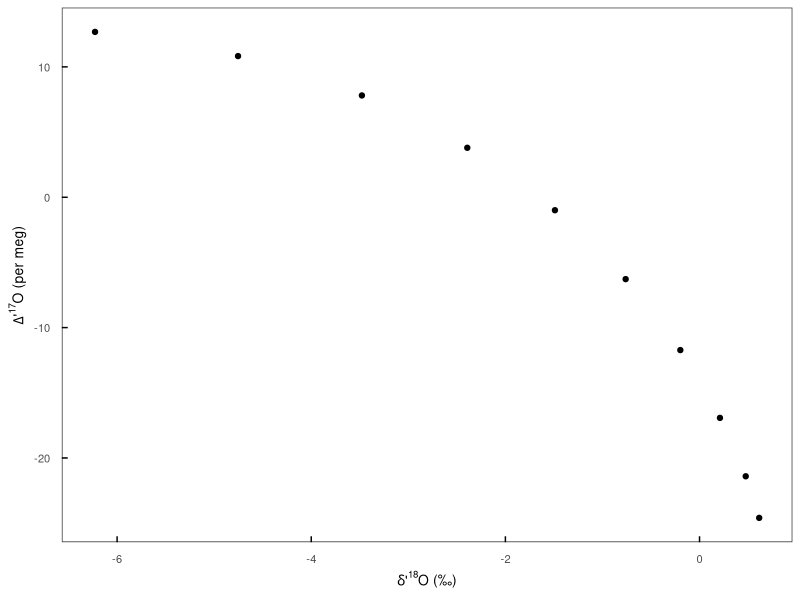
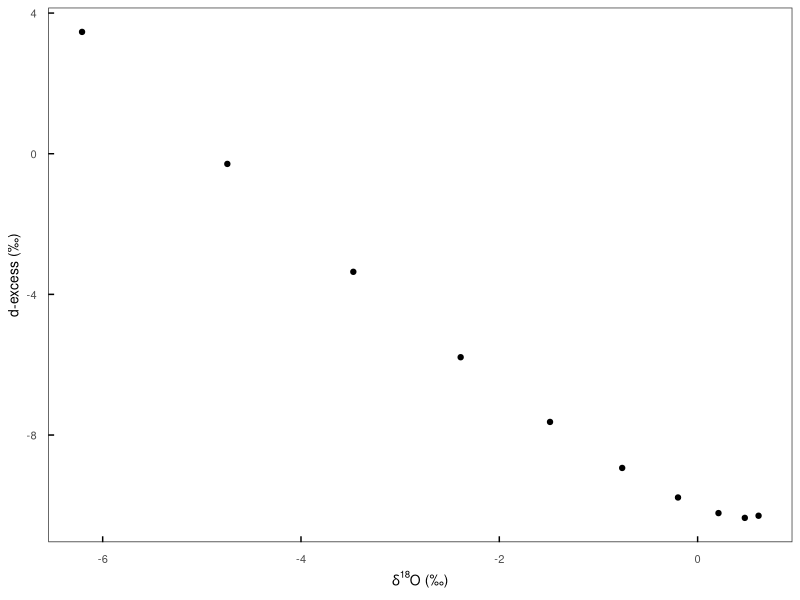
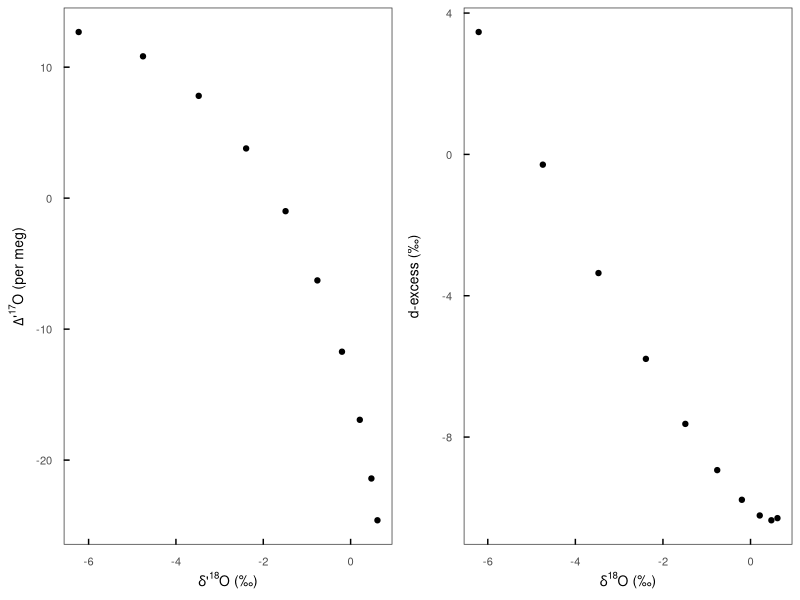

R code for these plots, in order:

########################### Supplement 6. R script that calculates and plots oxygen and hydrogen isotope fractionation during pan evaporation ###########################
# 
# Triple oxygen isotopes in the water cycle
# Author: Phoebe Aron
# Contact Phoebe Aron (paron@umich.edu) or Naomi Levin (nelevin@umich.edu) with questions and comments
# 

#   This script calculates d18O, d17O, Dp17O, d2H, d-excess of water in isolated water bodies (pan evaporation). 
#   These calculations are based on Equations 11-13 in Aron et al. 2020.

#   This script generates two plots, dp18O vs. Dp17O and d18O vs d-excess, during pan evaporation.


## --------------------- User Setup --------------------- #

# required packages
  library(ggplot2)
  library(ggpubr)

# environmental conditions 
  temp <- 15 # air temperature (deg C)
  rh <- 0.7 # define humidity above the ocean, normalized to the ocean temperature (%)

# % liquid remaining   
  remaining_f <- seq(0.1,1,.1) # % of evaporating water body that remains as liquid (assuming pan evaporation)

# constants
  w <- 0.2 # turbulence factor (1 - pure diffusion, 0 - pure turbulence)
  lambda_ref <- 0.528   # lambda_ref. Luz and Barkan, 2010

# initial liquid water isotope values (delta values, not delta prime!)
  ini_l_18O <- -6.208 # initial liquid d18O (per mil), DI from North University Building, Ann Arbor, MI
  ini_l_17O <- -3.270 # initial liquid d17O (per mil), DI from North University Building, Ann Arbor, MI
  ini_l_2H <- -46.2 # initial liquid d2H (per mil), DI from North University Building, Ann Arbor, MI

  
## --------------------- Define Constants --------------------- #

# R values from IAEA reference sheet 2006
  R_VSMOW_18O <- 0.0020052 # ratio
  R_VSMOW_17O <- 0.0003799 # ratio
  R_VSMOW_d2H <- 0.00015576 # ratio

  theta_eq <- 0.529 # triple oxygen isotope exponent for equilibrium liquid-vapor fractionation. Barkan and Luz, 2005
  theta_diff <- 0.5185 # triple oxygen isotope exponent for diffusion of water vapor through air. Barkan and Luz, 2007
  diffratio_18 <- 1/0.9723 # oxygen D/D* for diffusion of water vapor through air.  Merlivat, 1978
  diffratio_2 <- 1/0.9755 # hydrogen D/D* for diffusion of water vapor through air. Merlivat, 1978

## --------------------- Calculate Fractionation Factors --------------------- #

#temperature dependent equilibrium fractionation factors, following Majoube, 1971 
  alpha18_eq <- exp(-2.0667 * 10^-3 - 0.4156/(temp+273.15) + (1.137*10^3)/(temp+273.15)^2) # Equilibrium  18O/16O liquid-vapor fractionation factor
  alpha17_eq <- alpha18_eq^theta_eq # Equilibrium 17O/16O liquid-vapor fractionation factor
  alpha2_eq <- exp(52.612*10^-3 - 76.248/(temp+273.15) + (24.844*10^3)/(temp+273.15)^2) # Equilibrium 2H/1H liquid-vapor fractionation factor

# fractionation factors for water vapor diffusing through air, following Passey and Ji, 2019
# Equation calculates alpha diff based on 'w', the ratio of non-fractionating turbulent water vapor transport to fractionating molecular diffusion transport.
  alpha18_diff <- w*diffratio_18+(1-w) 
  alpha17_diff <- alpha18_diff^theta_diff 
  alpha2_diff <- w*diffratio_2+(1-w) 


## --------------------- Calculate Isotopic Compositions as Water Evaporates --------------------- #

# assume that the vapor and unevaporated initial liquid are in isotopic equilibrium!! this is a simplifying assumption, but may not reflect natural conditions. 
 
# d18O
  ini_l_18O_R <- ((ini_l_18O/1000) +1)*R_VSMOW_18O # liquid d18O R (necessary to calculate R_w, Equation 11)
  ini_v_18O <- ((ini_l_18O+1000)/alpha18_eq)-1000 # vapor d18O, per mil (note that this vapor is in isotopic equilibrium with the initial unevaporated water)
  ini_v_18O_R <- ((ini_v_18O/1000) +1)*R_VSMOW_18O # vapor d18O R (necessary to calculate R_wss, Equation 13)

# d17O
  ini_l_17O_R <- ((ini_l_17O/1000) +1)*R_VSMOW_17O # liquid d17O R
  ini_v_17O <- ((ini_l_17O+1000)/alpha17_eq)-1000  # vapor d17O, per mil
  ini_v_17O_R <- ((ini_v_17O/1000) +1)*R_VSMOW_17O # vapor d17O R

# d2H
  ini_l_2H_R <- ((ini_l_2H/1000) +1)*R_VSMOW_d2H # liquid d2H R
  ini_v_2H <- ((ini_l_2H+1000)/alpha2_eq)-1000 # vapor d2H, per mil
  ini_v_2H_R <- ((ini_v_2H/1000) +1)*R_VSMOW_d2H # vapor d2H R


# u exponent, Equation 12 
  u18 <- (1 - alpha18_eq*alpha18_diff*(1 - rh))/(alpha18_eq*alpha18_diff*(1-rh))
  u17 <- (1 - alpha17_eq*alpha17_diff*(1 - rh))/(alpha17_eq*alpha17_diff*(1-rh))
  u2 <- (1 - alpha2_eq*alpha2_diff*(1 - rh))/(alpha2_eq*alpha2_diff*(1-rh))

# R_wss, Equation 13 
  R18_wss <- (alpha18_eq*rh*ini_v_18O_R)/(1-alpha18_eq*alpha18_diff*(1-rh))
  R17_wss <- (alpha17_eq*rh*ini_v_17O_R)/(1-alpha17_eq*alpha17_diff*(1-rh))
  R2_wss <- (alpha2_eq*rh*ini_v_2H_R)/(1-alpha2_eq*alpha2_diff*(1-rh))

# R_w, Equation 11
  R18_w <- remaining_f^u18*(ini_l_18O_R - R18_wss) + R18_wss
  R17_w <- remaining_f^u17*(ini_l_17O_R - R17_wss) + R17_wss
  R2_w <- remaining_f^u2*(ini_l_2H_R - R2_wss) + R2_wss

# convert R values of the remaining liquid to delta notation
  remaining_l_18O <- (R18_w/R_VSMOW_18O-1)*1000 # remaining liquid d18O, per mil
  remaining_l_17O <- (R17_w/R_VSMOW_17O-1)*1000 # remaining liquid d17O, per mil
  remaining_l_Dp17O <- (log(remaining_l_17O/1000+1) - lambda_ref*log(remaining_l_18O/1000+1))*10^6 # remaining liquid Dp17O, per meg
  remaining_l_2H <- (R2_w/R_VSMOW_d2H-1)*1000 # remaining liquid d2H, per mil
  remaining_l_dxs <- remaining_l_2H - 8*remaining_l_18O # remaining liquid d-excess, per mil


## --------------------- Plotting Section --------------------- #


#define theme
  supplement_6.theme <- theme(axis.text.x = element_text(margin = margin(t = 0.3, unit = "cm")),
                                axis.text.y = element_text(margin = margin(r = 0.3, unit = "cm")),
                                axis.ticks.length=unit(-0.15, "cm"),
                                axis.ticks = element_line(colour = "black"),
                                text = element_text(size = 10),
                                axis.title = element_text(size = 10))

dp18O_Dp17O_evap <- ggplot() +
  geom_point(data=data.frame(remaining_l_18O,remaining_l_Dp17O),aes(x=log(remaining_l_18O/1000+1)*1000,y=remaining_l_Dp17O)) +
  theme_bw() + theme(panel.grid.minor = element_blank(),panel.grid.major = element_blank()) + supplement_6.theme +
  labs(x=expression(delta*"'"^"18"*"O (\u2030)"), y=expression(Delta*"'"^"17"*"O (per meg)"))
plot(dp18O_Dp17O_evap)

d18O_dxs_evap <- ggplot() +
  geom_point(data=data.frame(remaining_l_18O,remaining_l_dxs),aes(x=remaining_l_18O,y=remaining_l_dxs)) +
  theme_bw() + theme(panel.grid.minor = element_blank(),panel.grid.major = element_blank()) + supplement_6.theme +
  labs(x=expression(delta^"18"*"O (\u2030)"), y="d-excess (\u2030)")
plot(d18O_dxs_evap)


## compile plots

S6_plots <- ggarrange(dp18O_Dp17O_evap,d18O_dxs_evap,nrow=1,ncol=2,align="hv")
plot(S6_plots)





